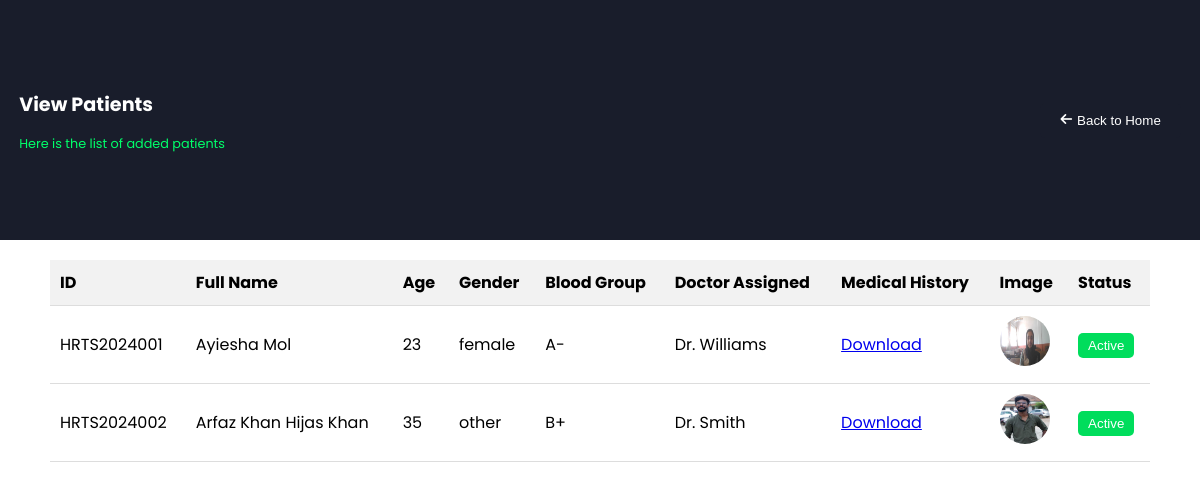
/view_patients/, run on the app's committed database.
### app.py (models this page shows)
class Patient(db.Model):
    id = db.Column(db.String(20), primary_key=True)
    firstname = db.Column(db.String(50), nullable=False)
    lastname = db.Column(db.String(50), nullable=False)
    email = db.Column(db.String(100))
    phone = db.Column(db.String(20))
    dob = db.Column(db.String(20))
    address = db.Column(db.String(200))
    city = db.Column(db.String(50))
    state = db.Column(db.String(50))
    zipcode = db.Column(db.String(10))
    bloodgroup = db.Column(db.String(10))
    gender = db.Column(db.String(10))
    doctor = db.Column(db.String(100))
    prevcondition = db.Column(db.Text)
    image = db.Column(db.String(100))
    medical_history_pdf = db.Column(db.String(100))  # Add this field

### app.py (the view)
@app.route('/view_patients/')
def view_patients():
    patients = Patient.query.all()
    return render_template('view_patients.html', patients=patients, calculate_age=calculate_age)

### app.py (called while the page is built)
def calculate_age(dob):
    today = datetime.today()
    dob = datetime.strptime(dob, "%Y-%m-%d")
    age = today.year - dob.year - ((today.month, today.day) < (dob.month, dob.day))
    return age

### templates/view_patients.html (shortened to what this page needs)
<!DOCTYPE html>
<html lang="en">
<head>
    <link rel="stylesheet" href="https://cdnjs.cloudflare.com/ajax/libs/font-awesome/6.1.1/css/all.min.css">
</head>
<body>
    <header>
        <div>
            <h2>View Patients</h2>
            <p>Here is the list of added patients</p>
        </div>
        <button class="back-to-home-btn" onclick="window.location.href='/'">
            <i class="fas fa-arrow-left"></i> Back to Home
        </button>
    </header>
    <main>
        <section class="container">
            <table>
                <thead>
                    <tr>
                        <th>ID</th>
                        <th>Full Name</th>
                        <th>Age</th>
                        <th>Gender</th>
                        <th>Blood Group</th>
                        <th>Doctor Assigned</th>
                        <th>Medical History</th>
                        <th>Image</th>
                        <th>Status</th>
                    </tr>
                </thead>
                <tbody>
                    {% for patient in patients %}
                    <tr>
                        <td>{{ prefix }}{{ patient.id }}</td>
                        <td>{{ patient.firstname }} {{ patient.lastname }}</td>
                        <td>{{ calculate_age(patient.dob) }}</td>
                        <td>{{ patient.gender }}</td>
                        <td>{{ patient.bloodgroup }}</td>
                        <td>{{ patient.doctor }}</td>
                        <td>
                            {% if patient.medical_history_pdf %}
                                <a href="{{ url_for('download_history', filename=patient.medical_history_pdf.split('/')[-1]) }}">Download</a>
                            {% else %}
                                No medical history available
                            {% endif %}
                        </td>
                        <td><img src="{{ url_for('static', filename='images/' + patient.image) }}" alt="Patient Image" style="width: 50px; height: 50px; border-radius: 50%;"></td>
                        <td><button class="status-btn">{{ patient.status }}</button></td>
                    </tr>
                    {% endfor %}
                </tbody>
            </table>
        </section>
    </main>
</body>
</html>

### templates/view_patients.html (style rules this page uses)
* { box-sizing: border-box; }
header { font-size: .8rem; color: white; padding: 1.2rem; display: flex; align-items: center; justify-content: space-between; }
body { margin: 0; font-family: 'Poppins', sans-serif; }
header { background-color: #191d2b; min-height: 30vh; }
header p { color: #00ff6a; }
main { display: flex; align-items: center; justify-content: center; }
.container { text-align: center; width: 95%; padding: 20px; }
table { width: 100%; border-collapse: collapse; }
th, td { padding: 10px; border-bottom: 1px solid #ddd; text-align: left; }
th { background-color: #f2f2f2; }
.status-btn { background-color: #00dd5c; border: none; color: white; padding: 5px 10px; border-radius: 5px; cursor: pointer; }
.back-to-home-btn { background-color: #191d2b; color: white; border: none; padding: 10px 20px; border-radius: 5px; cursor: pointer; display: flex; align-items: center; }
.back-to-home-btn i { margin-right: 5px; }

### data on the page
Patient: id "HRTS2024001", firstname "Ayiesha", lastname "Mol", dob "23", gender "female", bloodgroup "A-", doctor "Dr. Williams", image (picture)
Patient: id "HRTS2024002", firstname "Arfaz Khan", lastname "Hijas Khan", dob "35", gender "other", bloodgroup "B+", doctor "Dr. Smith", image (picture)
